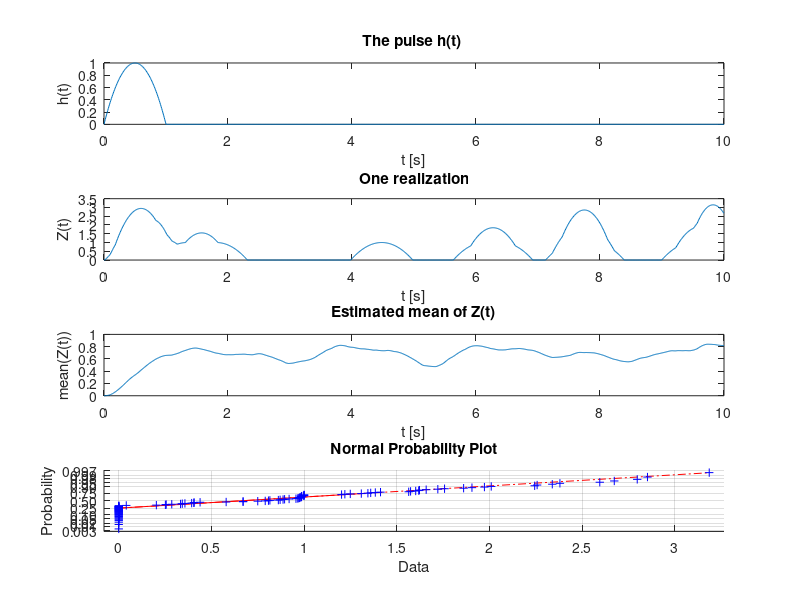

Write MATLAB code to recreate this figure.
% This script is for Stochastic processes Session 13,
% 
% Troels Pedersen, AAU, Oct. 2016

%% Simulation Setup
rho0 = 1;
tMin = 0;
tMax = 10;

nMonteCarlo = 100;
nTimeSample = 1000;
time = linspace(tMin,tMax,nTimeSample);
Zsample = zeros(nMonteCarlo,nTimeSample);

h =  @(t) (t>=0).*(t<=1).*(-4.*t.^2+4.*t); % Annonymous function 

%% Run Monte Carlo simulation
for iMonteCarlo = 1:nMonteCarlo
% Draw homogeneous poisson Process
N  = random('Poisson',(tMax-tMin)*rho0); 
tau = rand(N,1)*tMax;

% Make annonymoys function for shot noise:
Z = @(t) 0; 
for index = 1:N
Z = @(t) Z(t) + h(t-tau(index));
end
% Evaluate and store function values into matrix
Zsample(iMonteCarlo,:) = Z(time);
end

%% Plotting
subplot(411)
plot(time,h(time))
xlabel('t [s]')
ylabel('h(t)')
title('The pulse h(t) ')

subplot(412)
plot(time,Z(time))
xlabel('t [s]')
ylabel('Z(t)')
title('One realization')

subplot(413)

plot(time,mean(Zsample))
xlabel('t [s]')
ylabel('mean(Z(t))')
title('Estimated mean of Z(t)')

subplot(414)
normplot(Zsample(:,end))

